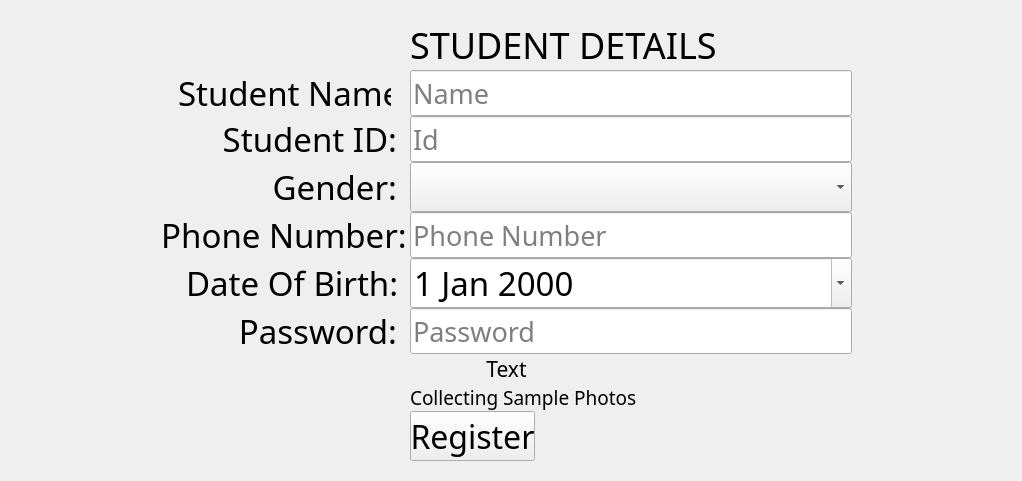
            <widget class="QWidget" name="Register_Student_Page">
             <layout class="QVBoxLayout" name="verticalLayout_8">
              <item>
               <widget class="QWidget" name="widget_2" native="true">
                <property name="sizePolicy">
                 <sizepolicy hsizetype="Minimum" vsizetype="Preferred">
                  <horstretch>0</horstretch>
                  <verstretch>0</verstretch>
                 </sizepolicy>
                </property>
                <property name="minimumSize">
                 <size>
                  <width>1000</width>
                  <height>100</height>
                 </size>
                </property>
                <layout class="QVBoxLayout" name="verticalLayout_9">
                 <item alignment="Qt::AlignHCenter">
                  <widget class="QWidget" name="sub_title" native="true">
                   <property name="minimumSize">
                    <size>
                     <width>700</width>
                     <height>0</height>
                    </size>
                   </property>
                   <property name="maximumSize">
                    <size>
                     <width>350</width>
                     <height>16777215</height>
                    </size>
                   </property>
                   <layout class="QFormLayout" name="formLayout">
                    <property name="rowWrapPolicy">
                     <enum>QFormLayout::DontWrapRows</enum>
                    </property>
                    <property name="labelAlignment">
                     <set>Qt::AlignCenter</set>
                    </property>
                    <property name="formAlignment">
                     <set>Qt::AlignCenter</set>
                    </property>
                    <property name="horizontalSpacing">
                     <number>3</number>
                    </property>
                    <property name="verticalSpacing">
                     <number>0</number>
                    </property>
                    <property name="leftMargin">
                     <number>0</number>
                    </property>
                    <property name="topMargin">
                     <number>0</number>
                    </property>
                    <property name="bottomMargin">
                     <number>0</number>
                    </property>
                    <item row="0" column="1">
                     <widget class="QLabel" name="label_10">
                      <property name="sizePolicy">
                       <sizepolicy hsizetype="Expanding" vsizetype="Expanding">
                        <horstretch>0</horstretch>
                        <verstretch>0</verstretch>
                       </sizepolicy>
                      </property>
                      <property name="maximumSize">
                       <size>
                        <width>16777215</width>
                        <height>50</height>
                       </size>
                      </property>
                      <property name="font">
                       <font>
                        <family>Maiandra GD</family>
                        <pointsize>27</pointsize>
                       </font>
                      </property>
                      <property name="text">
                       <string>STUDENT DETAILS</string>
                      </property>
                      <property name="alignment">
                       <set>Qt::AlignLeading|Qt::AlignLeft|Qt::AlignVCenter</set>
                      </property>
                     </widget>
                    </item>
                    <item row="1" column="0">
                     <widget class="QLabel" name="label_4">
                      <property name="sizePolicy">
                       <sizepolicy hsizetype="Expanding" vsizetype="Expanding">
                        <horstretch>0</horstretch>
                        <verstretch>0</verstretch>
                       </sizepolicy>
                      </property>
                      <property name="minimumSize">
                       <size>
                        <width>200</width>
                        <height>0</height>
                       </size>
                      </property>
                      <property name="maximumSize">
                       <size>
                        <width>213</width>
                        <height>16777215</height>
                       </size>
                      </property>
                      <property name="font">
                       <font>
                        <family>Maiandra GD</family>
                        <pointsize>25</pointsize>
                       </font>
                      </property>
                      <property name="text">
                       <string>Student Name:</string>
                      </property>
                      <property name="alignment">
                       <set>Qt::AlignJustify|Qt::AlignVCenter</set>
                      </property>
                     </widget>
                    </item>
                    <item row="1" column="1">
                     <widget class="QLineEdit" name="name">
                      <property name="sizePolicy">
                       <sizepolicy hsizetype="Expanding" vsizetype="Expanding">
                        <horstretch>0</horstretch>
                        <verstretch>0</verstretch>
                       </sizepolicy>
                      </property>
                      <property name="maximumSize">
                       <size>
                        <width>16777215</width>
                        <height>50</height>
                       </size>
                      </property>
                      <property name="font">
                       <font>
                        <family>Maiandra GD</family>
                        <pointsize>20</pointsize>
                       </font>
                      </property>
                      <property name="text">
                       <string/>
                      </property>
                      <property name="frame">
                       <bool>true</bool>
                      </property>
                      <property name="cursorPosition">
                       <number>0</number>
                      </property>
                      <property name="placeholderText">
                       <string>Name</string>
                      </property>
                      <property name="clearButtonEnabled">
                       <bool>false</bool>
                      </property>
                     </widget>
                    </item>
                    <item row="2" column="0">
                     <widget class="QLabel" name="label_7">
                      <property name="sizePolicy">
                       <sizepolicy hsizetype="Expanding" vsizetype="Expanding">
                        <horstretch>0</horstretch>
                        <verstretch>0</verstretch>
                       </sizepolicy>
                      </property>
                      <property name="minimumSize">
                       <size>
                        <width>225</width>
                        <height>0</height>
                       </size>
                      </property>
                      <property name="font">
                       <font>
                        <family>Maiandra GD</family>
                        <pointsize>25</pointsize>
                       </font>
                      </property>
                      <property name="text">
                       <string>Student ID:</string>
                      </property>
                      <property name="alignment">
                       <set>Qt::AlignRight|Qt::AlignTrailing|Qt::AlignVCenter</set>
                      </property>
                     </widget>
                    </item>
                    <item row="2" column="1">
                     <widget class="QLineEdit" name="id">
                      <property name="sizePolicy">
                       <sizepolicy hsizetype="Expanding" vsizetype="Expanding">
                        <horstretch>0</horstretch>
                        <verstretch>0</verstretch>
                       </sizepolicy>
                      </property>
                      <property name="maximumSize">
                       <size>
                        <width>16777215</width>
                        <height>50</height>
                       </size>
                      </property>
                      <property name="font">
                       <font>
                        <family>Maiandra GD</family>
                        <pointsize>20</pointsize>
                       </font>
                      </property>
                      <property name="placeholderText">
                       <string>Id</string>
                      </property>
                     </widget>
                    </item>
                    <item row="3" column="0">
                     <widget class="QLabel" name="label_8">
                      <property name="sizePolicy">
                       <sizepolicy hsizetype="Expanding" vsizetype="Expanding">
                        <horstretch>0</horstretch>
                        <verstretch>0</verstretch>
                       </sizepolicy>
                      </property>
                      <property name="minimumSize">
                       <size>
                        <width>225</width>
                        <height>0</height>
                       </size>
                      </property>
                      <property name="font">
                       <font>
                        <family>Maiandra GD</family>
                        <pointsize>25</pointsize>
                       </font>
                      </property>
                      <property name="text">
                       <string>Gender:</string>
                      </property>
                      <property name="alignment">
                       <set>Qt::AlignRight|Qt::AlignTrailing|Qt::AlignVCenter</set>
                      </property>
                     </widget>
                    </item>
                    <item row="3" column="1">
                     <widget class="QComboBox" name="comboBox">
                      <property name="maximumSize">
                       <size>
                        <width>16777215</width>
                        <height>50</height>
                       </size>
                      </property>
                      <property name="font">
                       <font>
                        <family>Maiandra GD</family>
                        <pointsize>25</pointsize>
                       </font>
                      </property>
                     </widget>
                    </item>
                    <item row="4" column="0">
                     <widget class="QLabel" name="label_9">
                      <property name="sizePolicy">
                       <sizepolicy hsizetype="Expanding" vsizetype="Expanding">
                        <horstretch>0</horstretch>
                        <verstretch>0</verstretch>
                       </sizepolicy>
                      </property>
                      <property name="font">
                       <font>
                        <family>Maiandra GD</family>
                        <pointsize>25</pointsize>
                       </font>
                      </property>
                      <property name="text">
                       <string>Phone Number:</string>
                      </property>
                      <property name="alignment">
                       <set>Qt::AlignCenter</set>
                      </property>
                     </widget>
                    </item>
                    <item row="4" column="1">
                     <widget class="QLineEdit" name="pno">
                      <property name="sizePolicy">
                       <sizepolicy hsizetype="Expanding" vsizetype="Expanding">
                        <horstretch>0</horstretch>
                        <verstretch>0</verstretch>
                       </sizepolicy>
                      </property>
                      <property name="maximumSize">
                       <size>
                        <width>16777215</width>
                        <height>50</height>
                       </size>
                      </property>
                      <property name="font">
                       <font>
                        <family>Maiandra GD</family>
                        <pointsize>20</pointsize>
                       </font>
                      </property>
                      <property name="placeholderText">
                       <string>Phone Number</string>
                      </property>
                     </widget>
                    </item>
                    <item row="5" column="0">
                     <widget class="QLabel" name="label_6">
                      <property name="sizePolicy">
                       <sizepolicy hsizetype="Expanding" vsizetype="Expanding">
                        <horstretch>0</horstretch>
                        <verstretch>0</verstretch>
                       </sizepolicy>
                      </property>
                      <property name="minimumSize">
                       <size>
                        <width>0</width>
                        <height>0</height>
                       </size>
                      </property>
                      <property name="maximumSize">
                       <size>
                        <width>400</width>
                        <height>16777215</height>
                       </size>
                      </property>
                      <property name="font">
                       <font>
                        <family>Maiandra GD</family>
                        <pointsize>25</pointsize>
                       </font>
                      </property>
                      <property name="text">
                       <string>  Date Of Birth:</string>
                      </property>
                     </widget>
                    </item>
                    <item row="5" column="1">
                     <widget class="QDateEdit" name="dateEdit_2">
                      <property name="maximumSize">
                       <size>
                        <width>16777215</width>
                        <height>50</height>
                       </size>
                      </property>
                      <property name="font">
                       <font>
                        <family>Maiandra GD</family>
                        <pointsize>25</pointsize>
                       </font>
                      </property>
                      <property name="currentSection">
                       <enum>QDateTimeEdit::DaySection</enum>
                      </property>
                      <property name="calendarPopup">
                       <bool>true</bool>
                      </property>
                     </widget>
                    </item>
                    <item row="6" column="0">
                     <widget class="QLabel" name="label_5">
                      <property name="minimumSize">
                       <size>
                        <width>225</width>
                        <height>0</height>
                       </size>
                      </property>
                      <property name="font">
                       <font>
                        <family>Maiandra GD</family>
                        <pointsize>25</pointsize>
                       </font>
                      </property>
                      <property name="text">
                       <string>Password:</string>
                      </property>
                      <property name="alignment">
                       <set>Qt::AlignRight|Qt::AlignTrailing|Qt::AlignVCenter</set>
                      </property>
                     </widget>
                    </item>
                    <item row="6" column="1">
                     <widget class="QLineEdit" name="password">
                      <property name="maximumSize">
                       <size>
                        <width>16777215</width>
                        <height>50</height>
                       </size>
                      </property>
                      <property name="font">
                       <font>
                        <family>Maiandra GD</family>
                        <pointsize>20</pointsize>
                       </font>
                      </property>
                      <property name="placeholderText">
                       <string>Password</string>
                      </property>
                     </widget>
                    </item>
                    <item row="9" column="1">
                     <widget class="QPushButton" name="register_btn">
                      <property name="sizePolicy">
                       <sizepolicy hsizetype="Minimum" vsizetype="Fixed">
                        <horstretch>0</horstretch>
                        <verstretch>0</verstretch>
                       </sizepolicy>
                      </property>
                      <property name="maximumSize">
                       <size>
                        <width>125</width>
                        <height>50</height>
                       </size>
                      </property>
                      <property name="font">
                       <font>
                        <family>white allies</family>
                        <pointsize>24</pointsize>
                       </font>
                      </property>
                      <property name="cursor">
                       <cursorShape>PointingHandCursor</cursorShape>
                      </property>
                      <property name="layoutDirection">
                       <enum>Qt::LeftToRight</enum>
                      </property>
                      <property name="text">
                       <string>Register</string>
                      </property>
                     </widget>
                    </item>
                    <item row="8" column="1">
                     <widget class="QLabel" name="label_11">
                      <property name="maximumSize">
                       <size>
                        <width>16777215</width>
                        <height>50</height>
                       </size>
                      </property>
                      <property name="font">
                       <font>
                        <family>Maiandra GD</family>
                        <pointsize>14</pointsize>
                       </font>
                      </property>
                      <property name="text">
                       <string>Collecting Sample Photos</string>
                      </property>
                      <property name="alignment">
                       <set>Qt::AlignLeading|Qt::AlignLeft|Qt::AlignVCenter</set>
                      </property>
                     </widget>
                    </item>
                    <item row="7" column="0" colspan="2">
                     <widget class="QLabel" name="iv">
                      <property name="maximumSize">
                       <size>
                        <width>16777215</width>
                        <height>50</height>
                       </size>
                      </property>
                      <property name="font">
                       <font>
                        <family>Maiandra GD</family>
                        <pointsize>16</pointsize>
                       </font>
                      </property>
                      <property name="text">
                       <string>Text</string>
                      </property>
                      <property name="alignment">
                       <set>Qt::AlignCenter</set>
                      </property>
                     </widget>
                    </item>
                   </layout>
                  </widget>
                 </item>
                </layout>
               </widget>
              </item>
             </layout>
            </widget>
